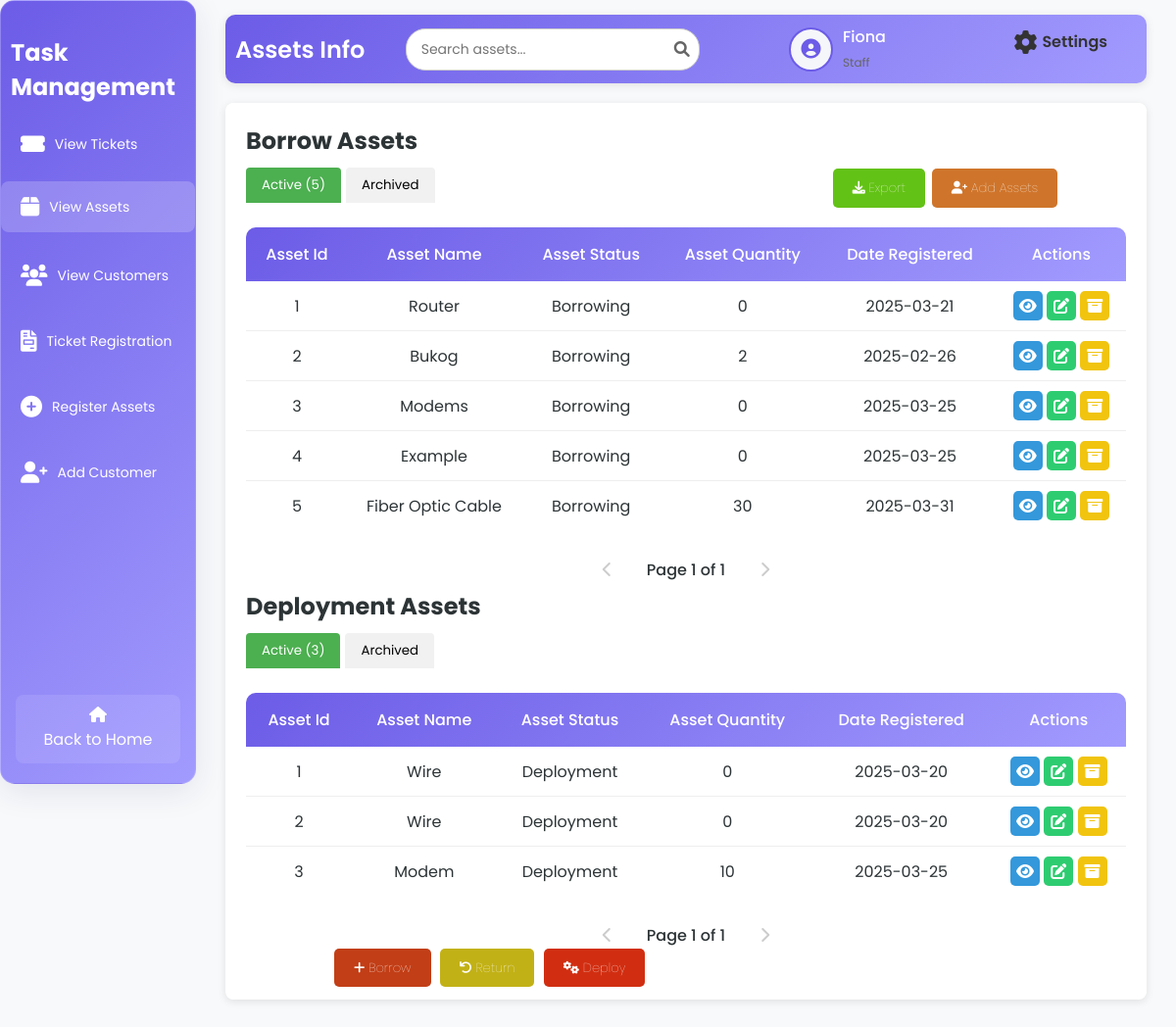
Page /assetsT.php (signed in) on the earlier database version.
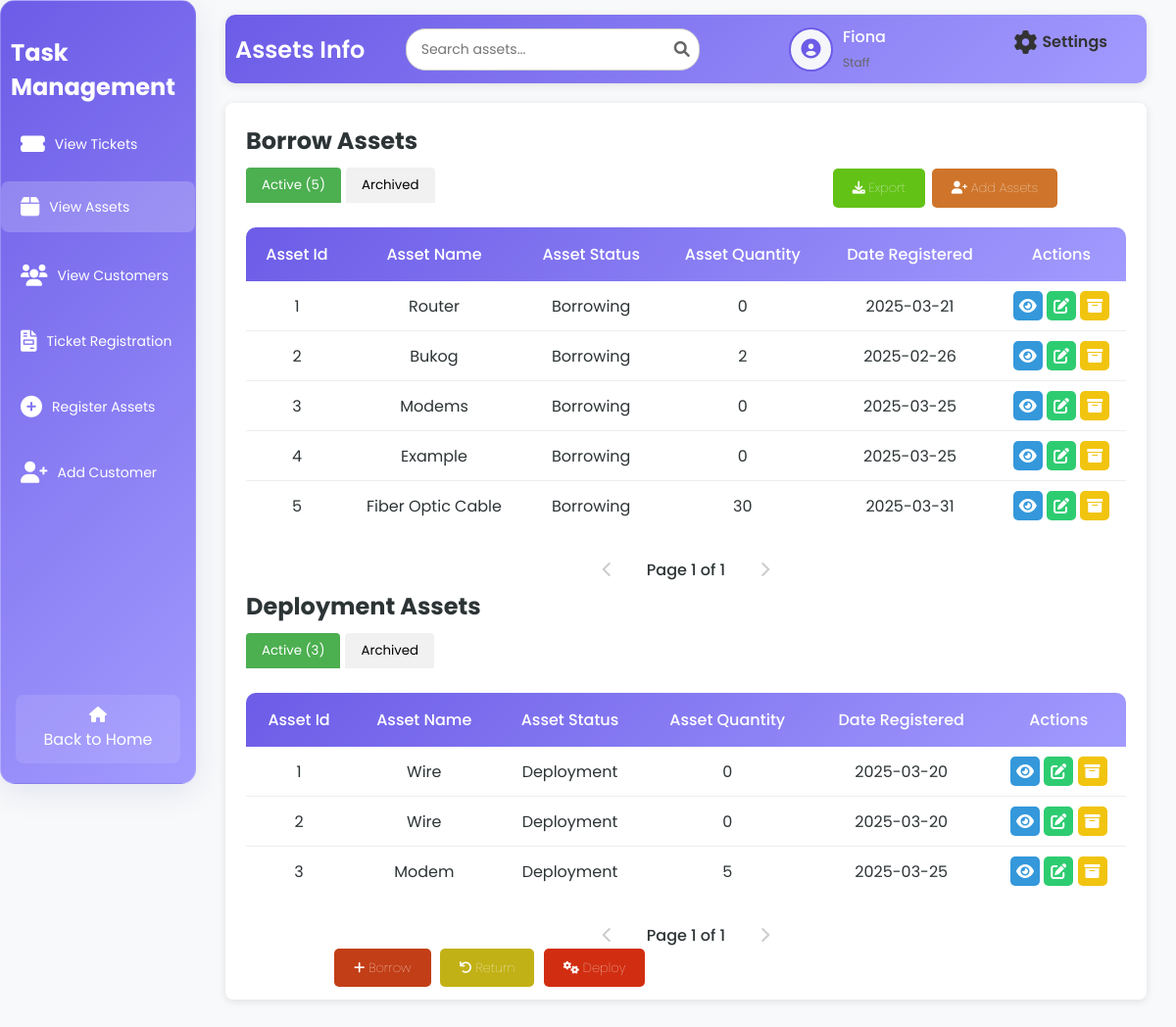
Same page on the later database version.
### tables this page shows
CREATE TABLE `tbl_deployment_assets` (
  `a_id` int(50) NOT NULL,
  `a_name` varchar(200) NOT NULL,
  `a_status` varchar(200) NOT NULL,
  `a_date` date NOT NULL,
  `a_quantity` int(50) NOT NULL
);

### assetsT.php (the view, shortened to what the changed rows need)
<?php
include 'db.php';
$username = $_SESSION['username'];
$userType = '';
if ($conn) {
    $sqlUser = "SELECT u_fname, u_type FROM tbl_user WHERE u_username = ?";
    $stmtUser = $conn->prepare($sqlUser);
    if ($stmtUser) {
        $stmtUser->bind_param("s", $username);
        $stmtUser->execute();
        $resultUser = $stmtUser->get_result();
        if ($resultUser->num_rows > 0) {
            $row = $resultUser->fetch_assoc();
            $userType = $row['u_type'];
        }
    } else {
        $_SESSION['error'] = "Error preparing user query.";
    }
} else {
    $_SESSION['error'] = "Database connection failed.";
}
$limit = 5;
$deployedPage = isset($_GET['deployed_page']) ? (int)$_GET['deployed_page'] : 1;
$deployedOffset = ($deployedPage - 1) * $limit;
if ($conn) {
    $sqlDeployment = "SELECT a_id, a_name, a_status, a_quantity, a_date FROM tbl_deployment_assets WHERE a_status != 'Archived' LIMIT ?, ?";
    $stmtDeployment = $conn->prepare($sqlDeployment);
    $stmtDeployment->bind_param("ii", $deployedOffset, $limit);
    $stmtDeployment->execute();
    $resultDeployment = $stmtDeployment->get_result();
} else {
    $_SESSION['error'] = "Database connection failed.";
}
?>
<!DOCTYPE html>
<html lang="en">
<head>
    <link rel="stylesheet" href="assetsTB.css">
    <link rel="stylesheet" href="https://cdnjs.cloudflare.com/ajax/libs/font-awesome/6.0.0-beta3/css/all.min.css">
</head>
<body>
<div class="wrapper">
<div class="sidebar glass-container">
        <h2>Task Management</h2>
    </div>
    <div class="container">
        <div class="upper">
            <h1>Assets Info</h1>
        </div>
        <div class="table-box glass-container">
            <div class="borrow">
                <h2>Borrow Assets</h2>
                <table id="borrowed-assets-table">
                    <thead>
                        <tr>
                            <th>Asset Id</th>
                            <th>Asset Name</th>
                            <th>Asset Status</th>
                            <th>Asset Quantity</th>
                            <th>Date Registered</th>
                            <th>Actions</th>
                        </tr>
                    </thead>
                </table>
            </div>
            <div class="deploy">
                <h2>Deployment Assets</h2>
                <table id="deployed-assets-table">
                    <thead>
                        <tr>
                            <th>Asset Id</th>
                            <th>Asset Name</th>
                            <th>Asset Status</th>
                            <th>Asset Quantity</th>
                            <th>Date Registered</th>
                            <th>Actions</th>
                        </tr>
                    </thead>
                    <tbody>
                        <?php
                        if ($resultDeployment && $resultDeployment->num_rows > 0) {
                            while ($row = $resultDeployment->fetch_assoc()) {
                                echo "<tr>
                                        <td>{$row['a_id']}</td>
                                        <td>{$row['a_name']}</td>
                                        <td>{$row['a_status']}</td>
                                        <td>{$row['a_quantity']}</td>
                                        <td>{$row['a_date']}</td>
                                        <td>";
                                if ($userType !== 'technician') {
                                    echo "<a class='view-btn' onclick=\"showDeployViewModal('{$row['a_id']}', '{$row['a_name']}', '{$row['a_status']}', '{$row['a_quantity']}', '{$row['a_date']}')\" title='View'><i class='fas fa-eye'></i></a>
                                          <a class='edit-btn' href='DeployE.php?id=" . htmlspecialchars($row['a_id']) . "' title='Edit'><i class='fas fa-edit'></i></a>
                                          <a class='archive-btn' onclick=\"showArchiveModal('deploy', '{$row['a_id']}', '{$row['a_name']}')\" title='Archive'><i class='fas fa-archive'></i></a>";
                                }
                                echo "</td></tr>";
                            }
                        } else {
                            echo "<tr><td colspan='6'>No deployment assets found.</td></tr>";
                        }
                        ?>
                    </tbody>
                </table>
            </div>
        </div>
    </div>
</div>
</body>
</html>

Differences in the rows shown:
changed tbl_deployment_assets "Modem": a_quantity "10" → "5"
